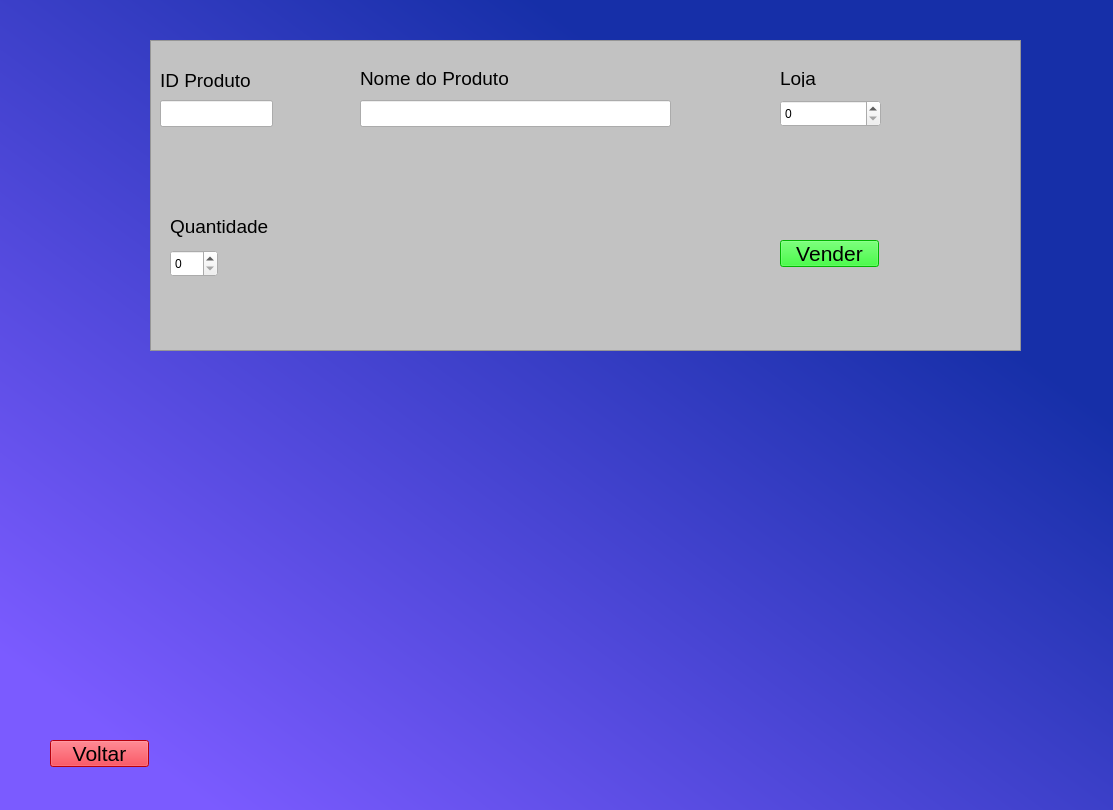
<?xml version="1.0" encoding="UTF-8"?>
<ui version="4.0">
 <class>Form</class>
 <widget class="QWidget" name="Form">
  <property name="geometry">
   <rect>
    <x>0</x>
    <y>0</y>
    <width>1113</width>
    <height>810</height>
   </rect>
  </property>
  <property name="windowTitle">
   <string>Form</string>
  </property>
  <property name="styleSheet">
   <string notr="true">#Form{
background-color: qlineargradient(spread:pad, x1:0.095, y1:0.903, x2:0.994, y2:0.0113636, stop:0 rgba(123, 91, 255, 255), stop:0.716418 rgba(22, 47, 168, 255));
}</string>
  </property>
  <widget class="QLineEdit" name="ln_id_prod_venda">
   <property name="geometry">
    <rect>
     <x>160</x>
     <y>100</y>
     <width>113</width>
     <height>27</height>
    </rect>
   </property>
  </widget>
  <widget class="QLabel" name="label">
   <property name="geometry">
    <rect>
     <x>160</x>
     <y>70</y>
     <width>121</width>
     <height>21</height>
    </rect>
   </property>
   <property name="font">
    <font>
     <pointsize>14</pointsize>
    </font>
   </property>
   <property name="text">
    <string>ID Produto</string>
   </property>
  </widget>
  <widget class="QSpinBox" name="sb_quan_prod_venda">
   <property name="geometry">
    <rect>
     <x>170</x>
     <y>250</y>
     <width>48</width>
     <height>27</height>
    </rect>
   </property>
  </widget>
  <widget class="QLabel" name="label_2">
   <property name="geometry">
    <rect>
     <x>170</x>
     <y>216</y>
     <width>121</width>
     <height>21</height>
    </rect>
   </property>
   <property name="font">
    <font>
     <pointsize>14</pointsize>
    </font>
   </property>
   <property name="text">
    <string>Quantidade</string>
   </property>
  </widget>
  <widget class="QLineEdit" name="ln_nome_prod_venda">
   <property name="geometry">
    <rect>
     <x>360</x>
     <y>100</y>
     <width>311</width>
     <height>27</height>
    </rect>
   </property>
  </widget>
  <widget class="QLabel" name="label_3">
   <property name="geometry">
    <rect>
     <x>360</x>
     <y>70</y>
     <width>171</width>
     <height>17</height>
    </rect>
   </property>
   <property name="font">
    <font>
     <pointsize>14</pointsize>
    </font>
   </property>
   <property name="text">
    <string>Nome do Produto</string>
   </property>
  </widget>
  <widget class="QSpinBox" name="sb_loja_venda">
   <property name="geometry">
    <rect>
     <x>780</x>
     <y>100</y>
     <width>101</width>
     <height>27</height>
    </rect>
   </property>
  </widget>
  <widget class="QLabel" name="label_4">
   <property name="geometry">
    <rect>
     <x>780</x>
     <y>70</y>
     <width>67</width>
     <height>17</height>
    </rect>
   </property>
   <property name="font">
    <font>
     <pointsize>14</pointsize>
    </font>
   </property>
   <property name="text">
    <string>Loja</string>
   </property>
  </widget>
  <widget class="QPushButton" name="btn_voltar_vender">
   <property name="geometry">
    <rect>
     <x>50</x>
     <y>740</y>
     <width>99</width>
     <height>27</height>
    </rect>
   </property>
   <property name="font">
    <font>
     <pointsize>16</pointsize>
    </font>
   </property>
   <property name="styleSheet">
    <string notr="true">#btn_voltar_vender{
background-color: rgb(255, 0, 18);
}</string>
   </property>
   <property name="text">
    <string>Voltar</string>
   </property>
  </widget>
  <widget class="QPushButton" name="btn_vender">
   <property name="geometry">
    <rect>
     <x>780</x>
     <y>240</y>
     <width>99</width>
     <height>27</height>
    </rect>
   </property>
   <property name="font">
    <font>
     <pointsize>16</pointsize>
    </font>
   </property>
   <property name="styleSheet">
    <string notr="true">#btn_vender{
background-color: rgb(0, 255, 0);
}</string>
   </property>
   <property name="text">
    <string>Vender</string>
   </property>
  </widget>
  <widget class="QFrame" name="frame">
   <property name="geometry">
    <rect>
     <x>150</x>
     <y>40</y>
     <width>871</width>
     <height>311</height>
    </rect>
   </property>
   <property name="styleSheet">
    <string notr="true">#frame{
background-color:rgb(194, 194, 194);
}</string>
   </property>
   <property name="frameShape">
    <enum>QFrame::StyledPanel</enum>
   </property>
   <property name="frameShadow">
    <enum>QFrame::Raised</enum>
   </property>
  </widget>
  <zorder>frame</zorder>
  <zorder>ln_id_prod_venda</zorder>
  <zorder>label</zorder>
  <zorder>sb_quan_prod_venda</zorder>
  <zorder>label_2</zorder>
  <zorder>ln_nome_prod_venda</zorder>
  <zorder>label_3</zorder>
  <zorder>sb_loja_venda</zorder>
  <zorder>label_4</zorder>
  <zorder>btn_voltar_vender</zorder>
  <zorder>btn_vender</zorder>
 </widget>
 <resources/>
 <connections/>
</ui>
